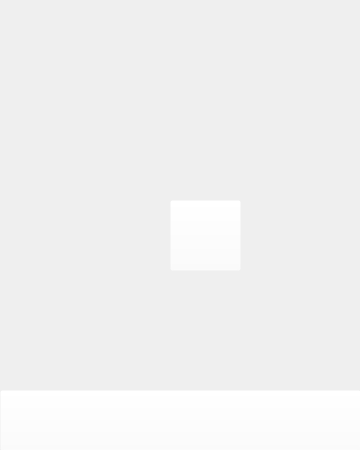
<?xml version="1.0" encoding="UTF-8"?>
<ui version="4.0">
 <class>MainWindow</class>
 <widget class="QMainWindow" name="MainWindow">
  <property name="geometry">
   <rect>
    <x>0</x>
    <y>0</y>
    <width>360</width>
    <height>450</height>
   </rect>
  </property>
  <property name="maximumSize">
   <size>
    <width>360</width>
    <height>450</height>
   </size>
  </property>
  <property name="windowTitle">
   <string>The Backrooms</string>
  </property>
  <widget class="QWidget" name="centralwidget">
   <widget class="QLabel" name="label">
    <property name="geometry">
     <rect>
      <x>0</x>
      <y>0</y>
      <width>361</width>
      <height>451</height>
     </rect>
    </property>
    <property name="text">
     <string/>
    </property>
    <property name="pixmap">
     <pixmap>../img/Tunnel37.png</pixmap>
    </property>
   </widget>
   <widget class="QPushButton" name="nextBtn">
    <property name="geometry">
     <rect>
      <x>170</x>
      <y>200</y>
      <width>71</width>
      <height>71</height>
     </rect>
    </property>
    <property name="cursor">
     <cursorShape>PointingHandCursor</cursorShape>
    </property>
    <property name="styleSheet">
     <string notr="true">background-color: rgba(255, 255, 255, 0);</string>
    </property>
    <property name="text">
     <string/>
    </property>
   </widget>
   <widget class="QPushButton" name="backBtn">
    <property name="geometry">
     <rect>
      <x>0</x>
      <y>390</y>
      <width>361</width>
      <height>61</height>
     </rect>
    </property>
    <property name="cursor">
     <cursorShape>PointingHandCursor</cursorShape>
    </property>
    <property name="styleSheet">
     <string notr="true">background-color: rgba(255, 255, 255, 0);</string>
    </property>
    <property name="text">
     <string/>
    </property>
   </widget>
  </widget>
 </widget>
 <resources/>
 <connections/>
</ui>
